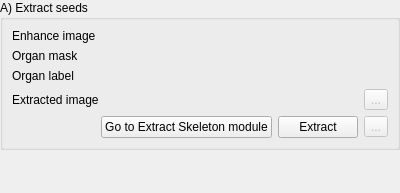
<?xml version="1.0" encoding="UTF-8"?>
<ui version="4.0">
 <class>ExtractSeeds</class>
 <widget class="qSlicerWidget" name="ExtractSeeds">
  <property name="geometry">
   <rect>
    <x>0</x>
    <y>0</y>
    <width>400</width>
    <height>193</height>
   </rect>
  </property>
  <property name="windowTitle">
   <string>ExtractSkeleton</string>
  </property>
  <layout class="QVBoxLayout" name="verticalLayout">
   <property name="margin">
    <number>0</number>
   </property>
   <item>
    <widget class="ctkCollapsibleGroupBox" name="ExtractSeedsCollapsibleGroupBox">
     <property name="sizePolicy">
      <sizepolicy hsizetype="Preferred" vsizetype="Minimum">
       <horstretch>0</horstretch>
       <verstretch>0</verstretch>
      </sizepolicy>
     </property>
     <property name="title">
      <string>A) Extract seeds</string>
     </property>
     <property name="collapsedHeight">
      <number>5</number>
     </property>
     <layout class="QGridLayout" name="gridLayout">
      <item row="3" column="0">
       <widget class="QLabel" name="ExtractSeedsMaskLabel">
        <property name="text">
         <string>Organ mask</string>
        </property>
        <property name="workflow" stdset="0">
         <stringlist>
          <string>2</string>
         </stringlist>
        </property>
       </widget>
      </item>
      <item row="0" column="1" colspan="2">
       <widget class="qMRMLNodeComboBox" name="ExtractSeedsInputNodeComboBox">
        <property name="sizePolicy">
         <sizepolicy hsizetype="Expanding" vsizetype="Fixed">
          <horstretch>0</horstretch>
          <verstretch>0</verstretch>
         </sizepolicy>
        </property>
        <property name="toolTip">
         <string>Select the fixed image</string>
        </property>
        <property name="nodeTypes">
         <stringlist>
          <string>vtkMRMLScalarVolumeNode</string>
         </stringlist>
        </property>
        <property name="baseName">
         <string>Fixed</string>
        </property>
        <property name="addEnabled">
         <bool>false</bool>
        </property>
        <property name="workflow" stdset="0">
         <stringlist>
          <string>2</string>
         </stringlist>
        </property>
       </widget>
      </item>
      <item row="0" column="0">
       <widget class="QLabel" name="ExtractSeedsInputLabel">
        <property name="sizePolicy">
         <sizepolicy hsizetype="Preferred" vsizetype="Minimum">
          <horstretch>0</horstretch>
          <verstretch>0</verstretch>
         </sizepolicy>
        </property>
        <property name="text">
         <string>Enhance image</string>
        </property>
        <property name="workflow" stdset="0">
         <stringlist>
          <string>2</string>
         </stringlist>
        </property>
       </widget>
      </item>
      <item row="3" column="1" colspan="2">
       <widget class="qMRMLNodeComboBox" name="ExtractSeedsMaskNodeComboBox">
        <property name="nodeTypes">
         <stringlist>
          <string>vtkMRMLScalarVolumeNode</string>
         </stringlist>
        </property>
        <property name="addEnabled">
         <bool>true</bool>
        </property>
        <property name="removeEnabled">
         <bool>true</bool>
        </property>
        <property name="workflow" stdset="0">
         <stringlist>
          <string>2</string>
         </stringlist>
        </property>
       </widget>
      </item>
      <item row="8" column="0" colspan="3">
       <layout class="QHBoxLayout" name="horizontalLayout_3">
        <item>
         <spacer name="horizontalSpacer_2">
          <property name="orientation">
           <enum>Qt::Horizontal</enum>
          </property>
          <property name="sizeHint" stdset="0">
           <size>
            <width>40</width>
            <height>20</height>
           </size>
          </property>
         </spacer>
        </item>
        <item>
         <widget class="QPushButton" name="ExtractSeedsGoToModulePushButton">
          <property name="toolTip">
           <string>Open the &quot;BrainsFit&quot; module</string>
          </property>
          <property name="text">
           <string>Go to Extract Skeleton module</string>
          </property>
          <property name="workflow" stdset="0">
           <stringlist>
            <string>2</string>
           </stringlist>
          </property>
         </widget>
        </item>
        <item>
         <widget class="QPushButton" name="ExtractSeedsApplyPushButton">
          <property name="text">
           <string>Extract</string>
          </property>
          <property name="checkable">
           <bool>true</bool>
          </property>
         </widget>
        </item>
        <item>
         <widget class="QToolButton" name="ExtractSeedsSaveToolButton">
          <property name="enabled">
           <bool>false</bool>
          </property>
          <property name="text">
           <string>...</string>
          </property>
          <property name="workflow" stdset="0">
           <stringlist>
            <string>0</string>
           </stringlist>
          </property>
         </widget>
        </item>
       </layout>
      </item>
      <item row="6" column="0">
       <widget class="QLabel" name="ExtractSeedsOutputLabel">
        <property name="sizePolicy">
         <sizepolicy hsizetype="Preferred" vsizetype="Minimum">
          <horstretch>0</horstretch>
          <verstretch>0</verstretch>
         </sizepolicy>
        </property>
        <property name="text">
         <string>Extracted image</string>
        </property>
        <property name="workflow" stdset="0">
         <stringlist>
          <string>1</string>
          <string>2</string>
         </stringlist>
        </property>
       </widget>
      </item>
      <item row="6" column="1">
       <widget class="qMRMLNodeComboBox" name="ExtractSeedsOutputNodeComboBox">
        <property name="sizePolicy">
         <sizepolicy hsizetype="Expanding" vsizetype="Fixed">
          <horstretch>0</horstretch>
          <verstretch>0</verstretch>
         </sizepolicy>
        </property>
        <property name="toolTip">
         <string>Select the fixed image</string>
        </property>
        <property name="nodeTypes">
         <stringlist>
          <string>vtkMRMLScalarVolumeNode</string>
         </stringlist>
        </property>
        <property name="baseName">
         <string>Fixed</string>
        </property>
        <property name="addEnabled">
         <bool>true</bool>
        </property>
        <property name="editEnabled">
         <bool>true</bool>
        </property>
        <property name="workflow" stdset="0">
         <stringlist>
          <string>1</string>
          <string>2</string>
         </stringlist>
        </property>
       </widget>
      </item>
      <item row="6" column="2">
       <widget class="QToolButton" name="ExtractSeedsOutputSaveToolButton">
        <property name="enabled">
         <bool>false</bool>
        </property>
        <property name="text">
         <string>...</string>
        </property>
        <property name="workflow" stdset="0">
         <stringlist>
          <string>1</string>
          <string>2</string>
         </stringlist>
        </property>
       </widget>
      </item>
      <item row="4" column="0">
       <widget class="QLabel" name="ExtractSeedsObjectIDLabel">
        <property name="text">
         <string>Organ label</string>
        </property>
        <property name="workflow" stdset="0">
         <stringlist>
          <string>2</string>
         </stringlist>
        </property>
       </widget>
      </item>
      <item row="4" column="1" colspan="2">
       <widget class="qMRMLLabelComboBox" name="ExtractSeedsObjectIDLabelComboBox">
        <property name="workflow" stdset="0">
         <stringlist>
          <string>2</string>
         </stringlist>
        </property>
       </widget>
      </item>
     </layout>
    </widget>
   </item>
   <item>
    <spacer name="verticalSpacer">
     <property name="orientation">
      <enum>Qt::Vertical</enum>
     </property>
     <property name="sizeHint" stdset="0">
      <size>
       <width>20</width>
       <height>48</height>
      </size>
     </property>
    </spacer>
   </item>
  </layout>
 </widget>
 <customwidgets>
  <customwidget>
   <class>qMRMLLabelComboBox</class>
   <extends>qMRMLWidget</extends>
   <header>qMRMLLabelComboBox.h</header>
  </customwidget>
  <customwidget>
   <class>qMRMLNodeComboBox</class>
   <extends>QWidget</extends>
   <header>qMRMLNodeComboBox.h</header>
  </customwidget>
  <customwidget>
   <class>qMRMLWidget</class>
   <extends>QWidget</extends>
   <header>qMRMLWidget.h</header>
   <container>1</container>
  </customwidget>
  <customwidget>
   <class>qSlicerWidget</class>
   <extends>QWidget</extends>
   <header>qSlicerWidget.h</header>
   <container>1</container>
  </customwidget>
  <customwidget>
   <class>ctkCollapsibleGroupBox</class>
   <extends>QGroupBox</extends>
   <header>ctkCollapsibleGroupBox.h</header>
   <container>1</container>
  </customwidget>
 </customwidgets>
 <resources/>
 <connections>
  <connection>
   <sender>ExtractSeeds</sender>
   <signal>mrmlSceneChanged(vtkMRMLScene*)</signal>
   <receiver>ExtractSeedsInputNodeComboBox</receiver>
   <slot>setMRMLScene(vtkMRMLScene*)</slot>
   <hints>
    <hint type="sourcelabel">
     <x>199</x>
     <y>96</y>
    </hint>
    <hint type="destinationlabel">
     <x>241</x>
     <y>32</y>
    </hint>
   </hints>
  </connection>
  <connection>
   <sender>ExtractSeeds</sender>
   <signal>mrmlSceneChanged(vtkMRMLScene*)</signal>
   <receiver>ExtractSeedsMaskNodeComboBox</receiver>
   <slot>setMRMLScene(vtkMRMLScene*)</slot>
   <hints>
    <hint type="sourcelabel">
     <x>199</x>
     <y>96</y>
    </hint>
    <hint type="destinationlabel">
     <x>241</x>
     <y>58</y>
    </hint>
   </hints>
  </connection>
  <connection>
   <sender>ExtractSeeds</sender>
   <signal>mrmlSceneChanged(vtkMRMLScene*)</signal>
   <receiver>ExtractSeedsOutputNodeComboBox</receiver>
   <slot>setMRMLScene(vtkMRMLScene*)</slot>
   <hints>
    <hint type="sourcelabel">
     <x>199</x>
     <y>96</y>
    </hint>
    <hint type="destinationlabel">
     <x>226</x>
     <y>84</y>
    </hint>
   </hints>
  </connection>
 </connections>
</ui>
